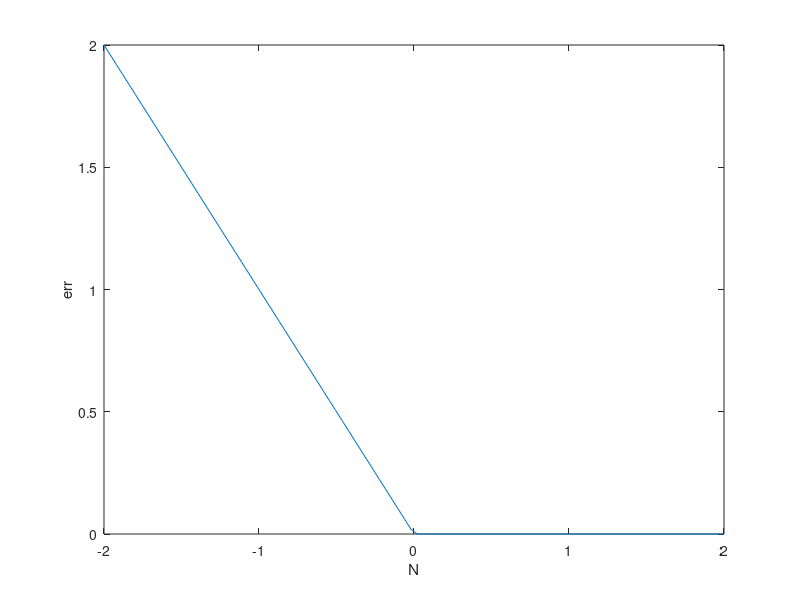

This figure's MATLAB source:
N = linspace(-2, 2);
% err = max(0, 1-N);
% err = power(max(0, 1-N), 2);
err = max(0, -N);
%plot(N, epsilon, 'r-', 'LineWidth', 3);
plot(N, err);
%axis([0, 10000, 0, 1])
%title('Original VC bound');
%title('Variant VC bound');
%title('Rademacher Penalty Bound');

xlabel('N');
ylabel('err');